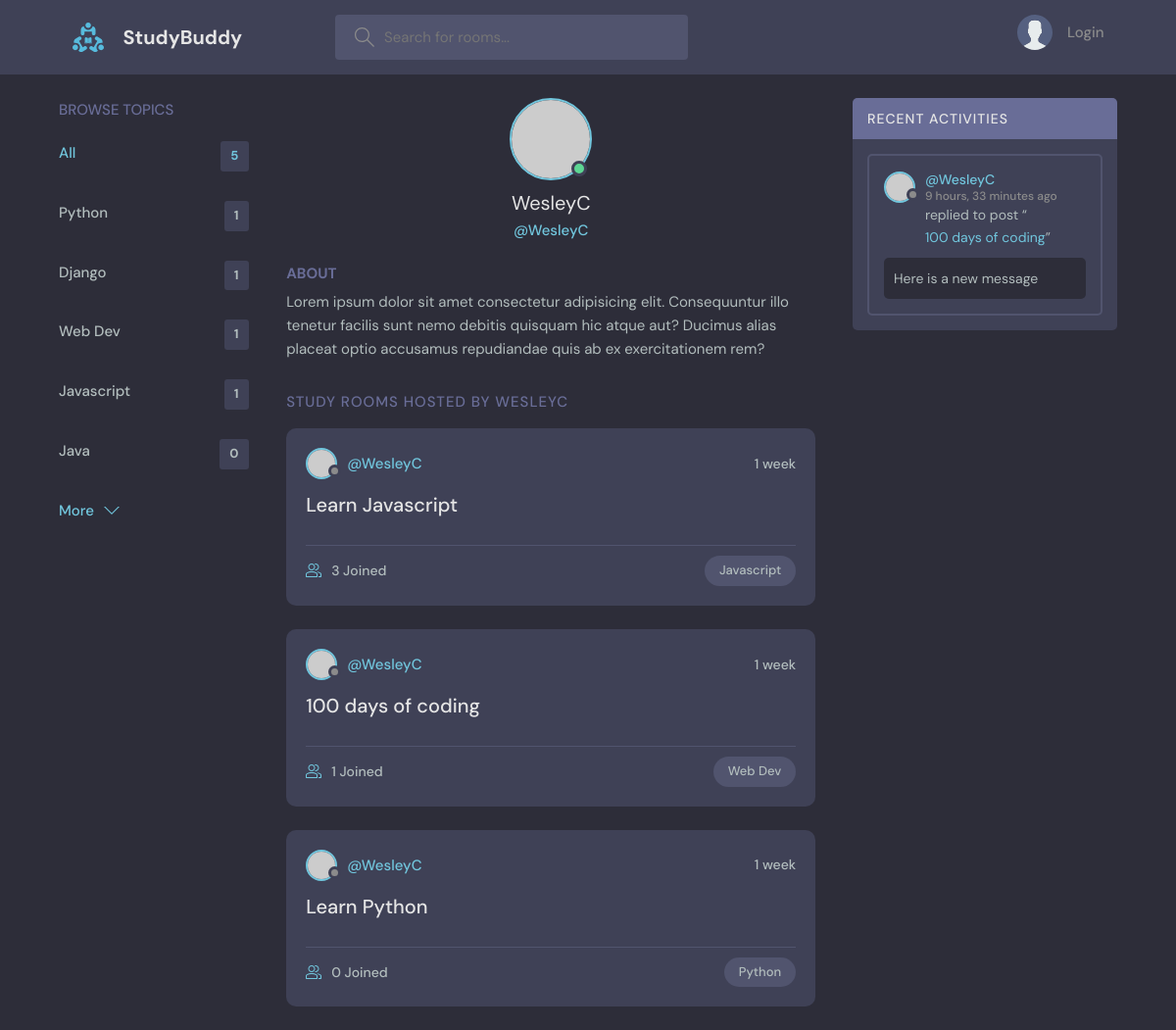
The app's page /profile/1/, older data.
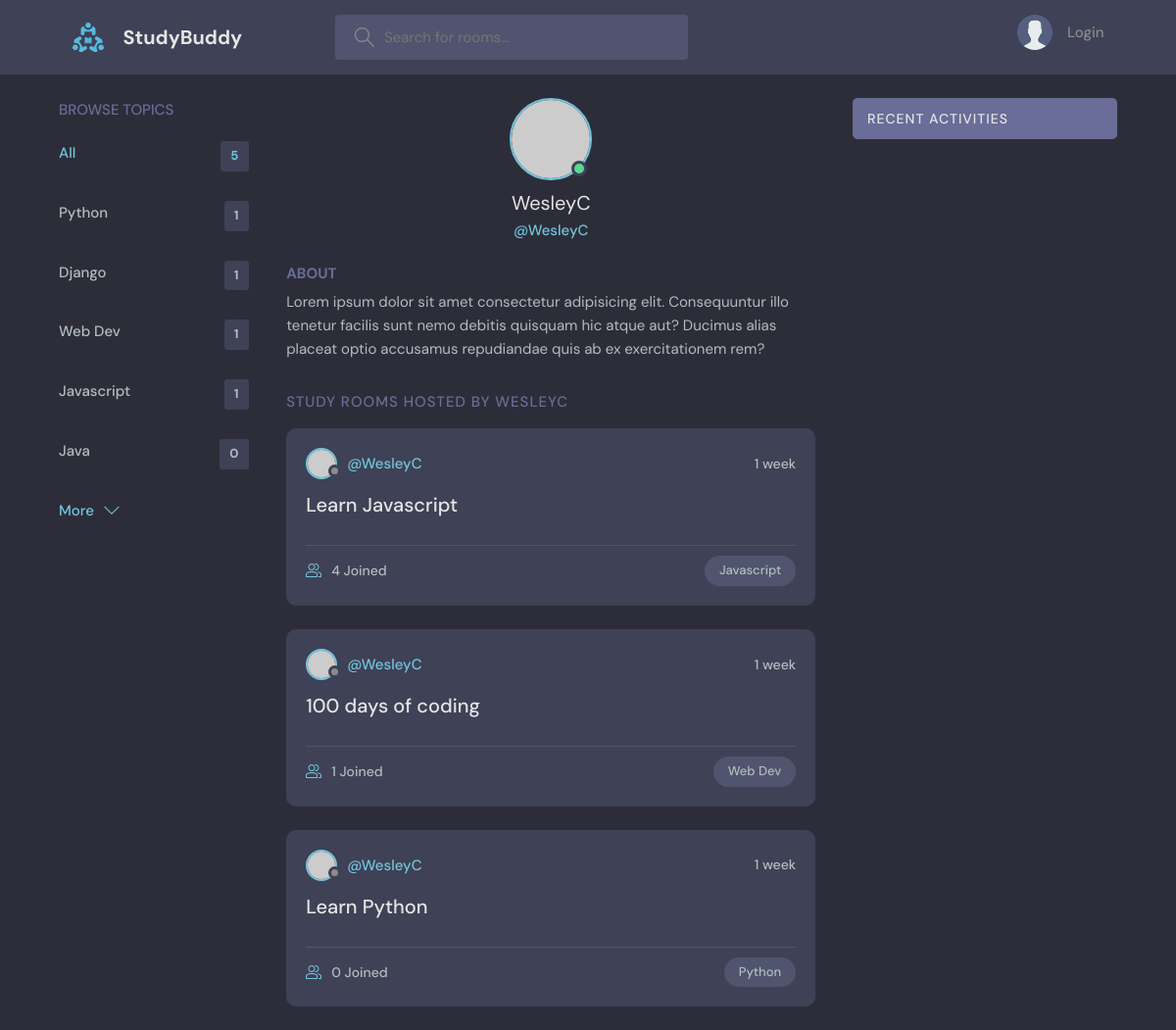
The same page, newer data.
### base/models.py (models this page shows, shortened)
class Topic(models.Model):
    name = models.CharField(max_length=100)

class Room(models.Model):
    host = models.ForeignKey(User, on_delete=models.SET_NULL, null=True)
    topic = models.ForeignKey(Topic, on_delete=models.SET_NULL, null=True)
    id = models.AutoField(primary_key=True)
    name = models.CharField(max_length=100)
    description = models.TextField(null=True, blank=True)
    participants = models.ManyToManyField(User, related_name='participants', blank=True)
    updated = models.DateTimeField(auto_now=True)
    created = models.DateTimeField(auto_now_add=True)
    class Meta:
        ordering = ['-updated', '-created']
    def __str__(self):
        return self.name

class Message(models.Model):
    user = models.ForeignKey(User, on_delete=models.CASCADE)
    room = models.ForeignKey(Room, on_delete=models.CASCADE)
    body = models.TextField()
    updated = models.DateTimeField(auto_now=True)
    created = models.DateTimeField(auto_now_add=True)
    class Meta:
        ordering = ['-updated', '-created']

### base/views.py (the view)
# urls.py: path('profile/<str:pk>/', views.userProfile, name='user-profile'),
def userProfile(request, pk):
    user = User.objects.get(id=pk)
    rooms = user.room_set.all()
    room_messages = user.message_set.all()
    topics = Topic.objects.all()
    context = {'user': user, 'rooms': rooms, 'room_messages': room_messages, 'topics': topics}
    return render(request, 'base/profile.html', context)

### base/templates/base/profile.html (shortened to what this page needs)
{% extends 'main.html' %}
{% block content %}
  <main class="profile-page layout layout--3">
    <div class="container">
      {% include 'base/topics_component.html' %}
      <div class="roomList">
        <div class="profile">
          <div class="profile__avatar">
            <div class="avatar avatar--large active">
              <img src="https://randomuser.me/api/portraits/men/11.jpg" />
            </div>
          </div>
          <div class="profile__info">
            <h3>{{user.username}}</h3>
            <p>@{{user.username}}</p>
          </div>
          <div class="profile__about">
            <h3>About</h3>
            <p>
              Lorem ipsum dolor sit amet consectetur adipisicing elit. Consequuntur illo tenetur
              facilis sunt nemo debitis quisquam hic atque aut? Ducimus alias placeat optio
              accusamus repudiandae quis ab ex exercitationem rem?
            </p>
          </div>
        </div>
        <div class="roomList__header">
          <div>
            <h2>Study Rooms Hosted by {{user}}</a>
            </h2>
          </div>
        </div>
        {% include 'base/feed_component.html' %}
      </div>
      {% include 'base/activity_component.html' %}
    </div>
  </main>
{% endblock content %}

### templates/main.html (shortened to what this page needs)
<!DOCTYPE html>
{% load static %}
<html lang="en">
  <head>
    <link rel="stylesheet" href="{% static 'styles/style.css' %}" />
  </head>
  <body>
    {% include 'navbar.html' %}
    {% block content %}
    {% endblock %}
  </body>
</html>

### templates/navbar.html (shortened to what this page needs)
{% load static %}
<header class="header header--loggedIn">
    <div class="container">
      <a href="{% url 'home' %}" class="header__logo">
        <img src="{% static 'images/logo.svg' %}" />
        <h1>StudyBuddy</h1>
      </a>
      <form class="header__search" method="GET" action="{% url 'home' %}">
        <label>
          <input name="q" placeholder="Search for rooms..." />
        </label>
      </form>
      <nav class="header__menu">
        {% if request.user.is_authenticated %}
        <div class="header__user">
          <a href="{% url 'user-profile' request.user.id %}">
            <div class="avatar avatar--medium active">
              <img src="https://randomuser.me/api/portraits/men/37.jpg" />
            </div>
            <p>{{request.user.username}} <span>@{{request.user.username}}</span></p>
          </a>
          <button class="dropdown-button">
            <svg version="1.1" xmlns="http://www.w3.org/2000/svg" width="32" height="32" viewBox="0 0 32 32">
              <title>chevron-down</title>
              <path d="M16 21l-13-13h-3l16 16 16-16h-3l-13 13z"></path>
            </svg>
          </button>
        </div>
        {% else %}
        <a href="{% url 'login' %}">
          <img src="{% static 'images/avatar.svg' %}" />
          <p>Login</p>
        </a>
        {% endif %}
      </nav>
    </div>
  </header>

### base/templates/base/topics_component.html
<div class="topics">
    <div class="topics__header">
      <h2>Browse Topics</h2>
    </div>
    <ul class="topics__list">
      <li>
        <a href="{% url 'home' %}" class="active">All <span>{{topics.count}}</span></a>
      </li>
      {% for topic in topics %}
      <li>
        <a href="{%url 'home' %}?q={{topic.name}}">{{topic.name}} <span>{{topic.room_set.all.count}}</span></a>
      </li>
      {% endfor %}
    </ul>
    <a class="btn btn--link" href="topics.html">
      More
      <svg version="1.1" xmlns="http://www.w3.org/2000/svg" width="32" height="32" viewBox="0 0 32 32">
        <title>chevron-down</title>
        <path d="M16 21l-13-13h-3l16 16 16-16h-3l-13 13z"></path>
      </svg>
    </a>
  </div>

### base/templates/base/feed_component.html (shortened to what this page needs)
{% for room in rooms %}
<div class="roomListRoom">
    <div class="roomListRoom__header">
      <a href="{% url 'user-profile' room.host.id %}" class="roomListRoom__author">
        <div class="avatar avatar--small">
          <img src="https://randomuser.me/api/portraits/women/11.jpg" />
        </div>
        <span>@{{room.host.username}}</span>
      </a>
      <div class="roomListRoom__actions">
        <span>{{room.created|timesince}}</span>
      </div>
    </div>
    <div class="roomListRoom__content">
      <a href="{% url 'room' room.id %}">{{room.name}}</a>
    </div>
    <div class="roomListRoom__meta">
      <a href="{% url 'room' room.id %}" class="roomListRoom__joined">
        {{room.participants.all.count}} Joined
      </a>
      <p class="roomListRoom__topic">{{room.topic.name}}</p>
    </div>
</div>
{% endfor %}

### base/templates/base/activity_component.html (shortened to what this page needs)
<div class="activities">
    <div class="activities__header">
      <h2>Recent Activities</h2>
    </div>
    {% for message in room_messages %}
    <div class="activities__box">
      <div class="activities__boxHeader roomListRoom__header">
        <a href="{% url 'user-profile' message.user.id %}" class="roomListRoom__author">
          <div class="avatar avatar--small">
            <img src="https://randomuser.me/api/portraits/women/11.jpg" />
          </div>
          <p>
            @{{message.user}}
            <span>{{message.created|timesince}} ago</span>
          </p>
        </a>
      </div>
      <div class="activities__boxContent">
        <p>replied to post “<a href="{% url 'room' message.room.id %}">{{message.room}}</a>”</p>
        <div class="activities__boxRoomContent">
          {{message.body}}
        </div>
      </div>
    </div>
    {% endfor %}
</div>

Row changes from the older to the newer data that the page shows:
removed Message: user "WesleyC", created "9 hours, 33 minutes", room "100 days of coding", body "Here is a new message"
computed for Room "Learn Javascript": participants.all.count "3" → "4"
